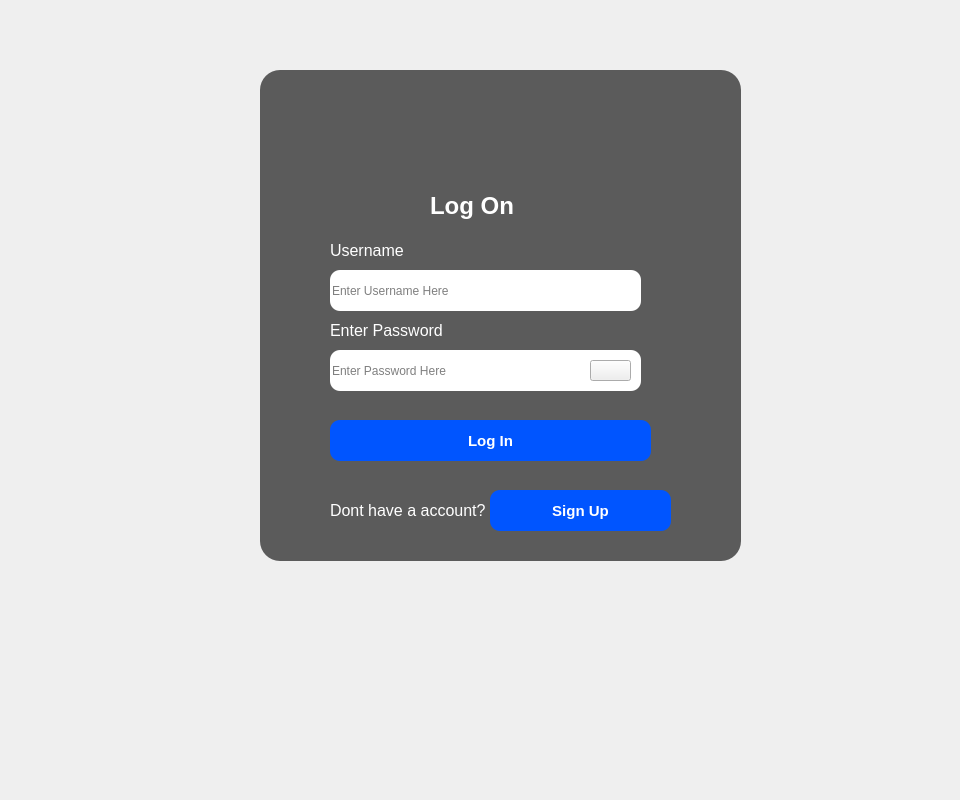
<?xml version="1.0" encoding="UTF-8"?>
<ui version="4.0">
 <class>Form</class>
 <widget class="QWidget" name="Form">
  <property name="geometry">
   <rect>
    <x>0</x>
    <y>0</y>
    <width>960</width>
    <height>800</height>
   </rect>
  </property>
  <property name="windowTitle">
   <string>Form</string>
  </property>
  <widget class="QLabel" name="label">
   <property name="geometry">
    <rect>
     <x>0</x>
     <y>0</y>
     <width>961</width>
     <height>801</height>
    </rect>
   </property>
   <property name="text">
    <string/>
   </property>
   <property name="pixmap">
    <pixmap>Img/Bg login screen.jpg</pixmap>
   </property>
   <property name="scaledContents">
    <bool>true</bool>
   </property>
  </widget>
  <widget class="QLabel" name="label_2">
   <property name="geometry">
    <rect>
     <x>260</x>
     <y>70</y>
     <width>481</width>
     <height>491</height>
    </rect>
   </property>
   <property name="styleSheet">
    <string notr="true">background-color: rgba(50, 50, 50, 200); /* Dark gray with transparency */
border-radius: 20px;                    /* Curved edges */
</string>
   </property>
   <property name="text">
    <string/>
   </property>
   <property name="pixmap">
    <pixmap>Img/blank..png</pixmap>
   </property>
  </widget>
  <widget class="QLabel" name="label_3">
   <property name="geometry">
    <rect>
     <x>370</x>
     <y>90</y>
     <width>261</width>
     <height>81</height>
    </rect>
   </property>
   <property name="text">
    <string/>
   </property>
   <property name="pixmap">
    <pixmap>Img/Logo.png</pixmap>
   </property>
   <property name="scaledContents">
    <bool>true</bool>
   </property>
  </widget>
  <widget class="QLabel" name="label_4">
   <property name="geometry">
    <rect>
     <x>430</x>
     <y>150</y>
     <width>221</width>
     <height>111</height>
    </rect>
   </property>
   <property name="font">
    <font>
     <pointsize>18</pointsize>
     <bold>true</bold>
    </font>
   </property>
   <property name="styleSheet">
    <string notr="true">color: rgb(255, 255, 255);</string>
   </property>
   <property name="text">
    <string>Log On</string>
   </property>
  </widget>
  <widget class="QLineEdit" name="txt_username">
   <property name="geometry">
    <rect>
     <x>330</x>
     <y>270</y>
     <width>311</width>
     <height>41</height>
    </rect>
   </property>
   <property name="styleSheet">
    <string notr="true">border-radius: 10px;
</string>
   </property>
   <property name="placeholderText">
    <string>Enter Username Here</string>
   </property>
  </widget>
  <widget class="QLineEdit" name="txt_password">
   <property name="geometry">
    <rect>
     <x>330</x>
     <y>350</y>
     <width>311</width>
     <height>41</height>
    </rect>
   </property>
   <property name="styleSheet">
    <string notr="true">border-radius: 10px;
</string>
   </property>
   <property name="echoMode">
    <enum>QLineEdit::EchoMode::Password</enum>
   </property>
   <property name="placeholderText">
    <string>Enter Password Here</string>
   </property>
  </widget>
  <widget class="QLabel" name="label_5">
   <property name="geometry">
    <rect>
     <x>330</x>
     <y>240</y>
     <width>81</width>
     <height>20</height>
    </rect>
   </property>
   <property name="font">
    <font>
     <pointsize>12</pointsize>
    </font>
   </property>
   <property name="styleSheet">
    <string notr="true">Color:rgb(255, 255, 255)</string>
   </property>
   <property name="text">
    <string>Username</string>
   </property>
  </widget>
  <widget class="QLabel" name="label_7">
   <property name="geometry">
    <rect>
     <x>330</x>
     <y>320</y>
     <width>211</width>
     <height>20</height>
    </rect>
   </property>
   <property name="font">
    <font>
     <pointsize>12</pointsize>
    </font>
   </property>
   <property name="styleSheet">
    <string notr="true">Color:rgb(255, 255, 255)</string>
   </property>
   <property name="text">
    <string>Enter Password</string>
   </property>
  </widget>
  <widget class="QPushButton" name="sign_up">
   <property name="geometry">
    <rect>
     <x>490</x>
     <y>490</y>
     <width>181</width>
     <height>41</height>
    </rect>
   </property>
   <property name="font">
    <font>
     <pointsize>11</pointsize>
     <bold>true</bold>
    </font>
   </property>
   <property name="styleSheet">
    <string notr="true">color: rgb(255, 255, 255);
background-color: rgb(0, 85, 255);
border-radius: 10px;
</string>
   </property>
   <property name="text">
    <string>Sign Up</string>
   </property>
  </widget>
  <widget class="QLabel" name="label_11">
   <property name="geometry">
    <rect>
     <x>330</x>
     <y>500</y>
     <width>211</width>
     <height>20</height>
    </rect>
   </property>
   <property name="font">
    <font>
     <pointsize>12</pointsize>
    </font>
   </property>
   <property name="styleSheet">
    <string notr="true">Color:rgb(255, 255, 255)</string>
   </property>
   <property name="text">
    <string>Dont have a account?</string>
   </property>
  </widget>
  <widget class="QPushButton" name="pushButton_2">
   <property name="geometry">
    <rect>
     <x>330</x>
     <y>420</y>
     <width>321</width>
     <height>41</height>
    </rect>
   </property>
   <property name="font">
    <font>
     <pointsize>11</pointsize>
     <bold>true</bold>
    </font>
   </property>
   <property name="styleSheet">
    <string notr="true">color: rgb(255, 255, 255);
background-color: rgb(0, 85, 255);
border-radius: 10px;
</string>
   </property>
   <property name="text">
    <string>Log In</string>
   </property>
  </widget>
  <widget class="QPushButton" name="pushButton">
   <property name="geometry">
    <rect>
     <x>590</x>
     <y>360</y>
     <width>41</width>
     <height>21</height>
    </rect>
   </property>
   <property name="text">
    <string/>
   </property>
   <property name="icon">
    <iconset>
     <normaloff>Img/eyes_02.png</normaloff>Img/eyes_02.png</iconset>
   </property>
   <property name="iconSize">
    <size>
     <width>64</width>
     <height>64</height>
    </size>
   </property>
  </widget>
 </widget>
 <resources/>
 <connections/>
</ui>
